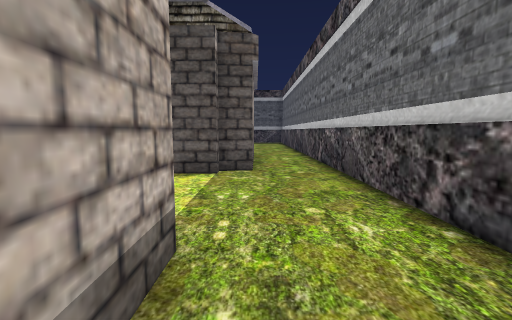
[1] (above)

24 first-person views from a walk through a 3-D level made in the Unity game engine. The camera is 1.2 m above the floor, tilts 6° down and sees 85° across. The floor is counted in squares, 1 m on a side. Each view is taken from the middle of a square. On the plan, view 1 faces up. The plan holds only what a view shows up to about 13 squares ahead; the rest is blank. The place goes on beyond the plan. The player character is not drawn. Some animated figures are not drawn. Some surface patterns are stand-ins.

[2]
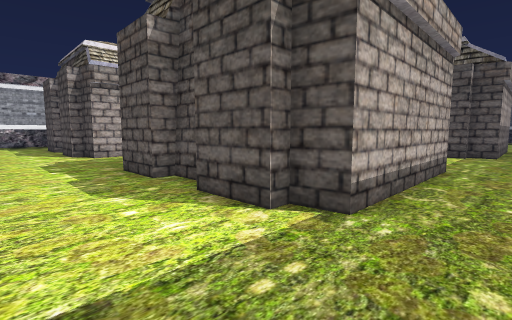

[3]
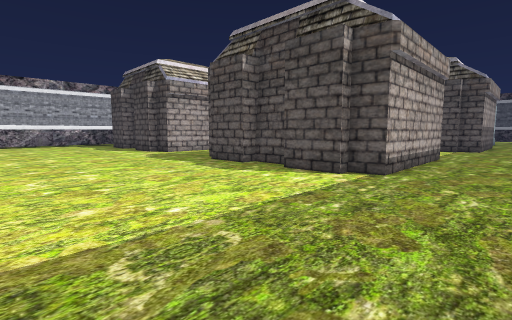

[4]
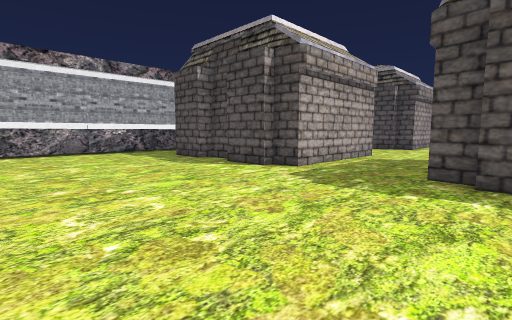

[5]
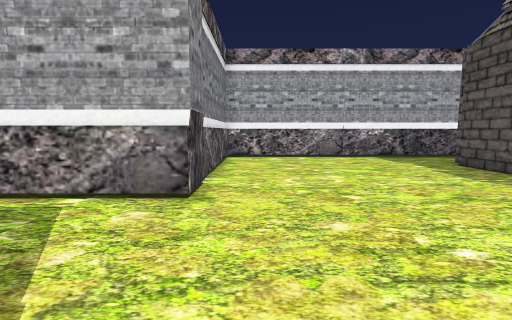

[6]
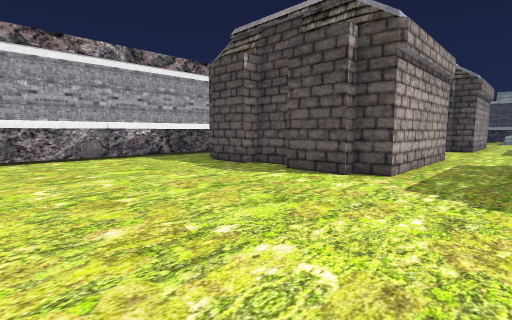

[7]
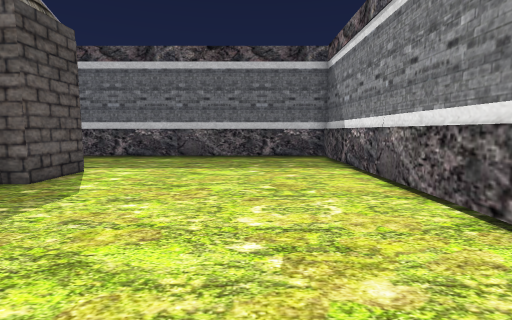

[8]
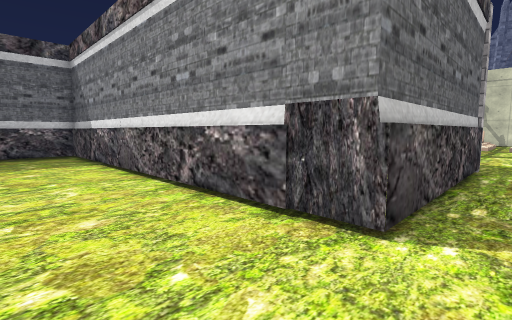

[9]
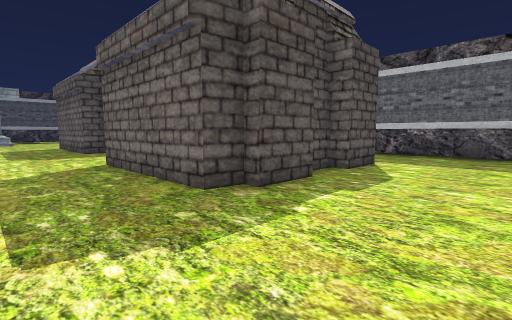

[10]
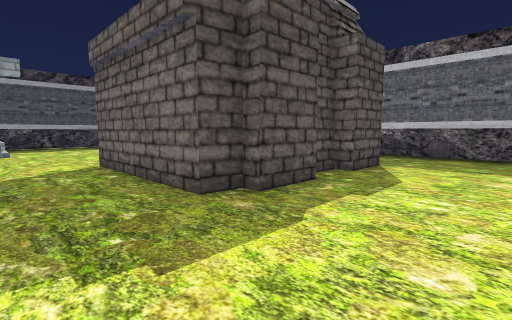

[11]
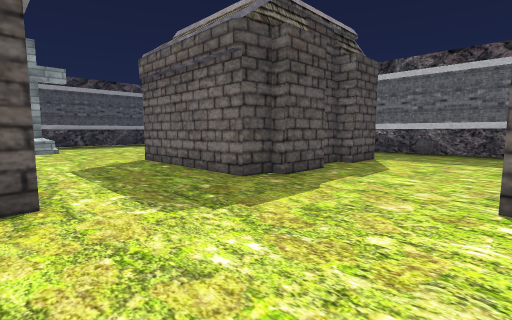

[12]
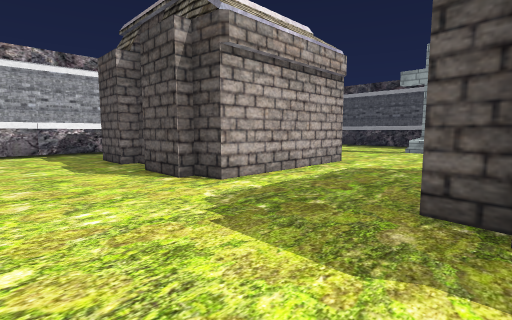

[13]
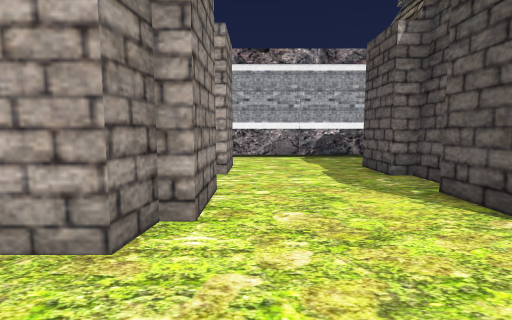

[14]
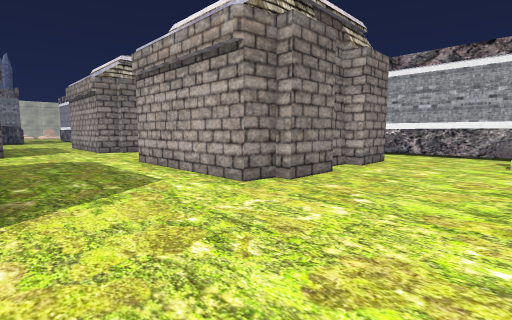

[15]
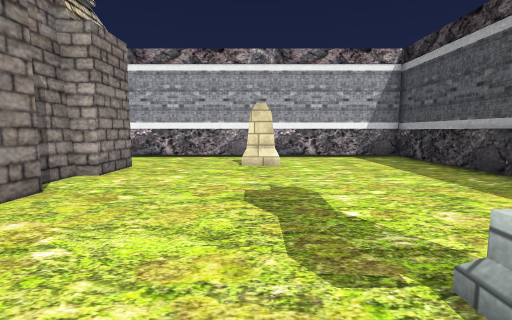

[16]
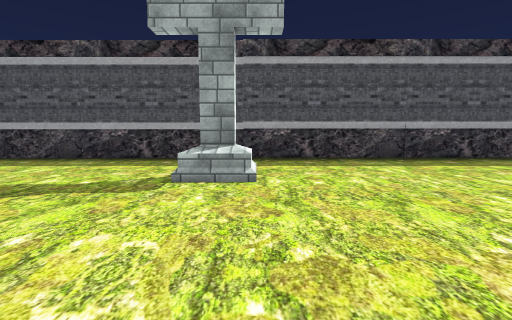

[17]
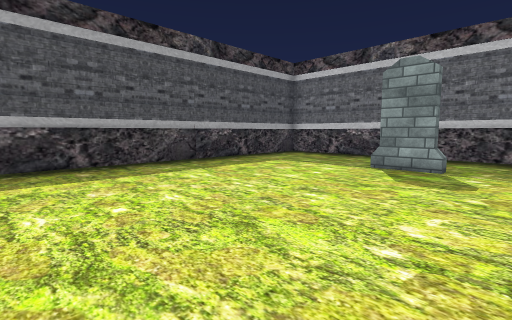

[18]
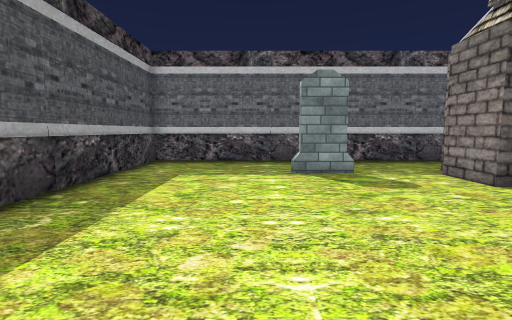

[19]
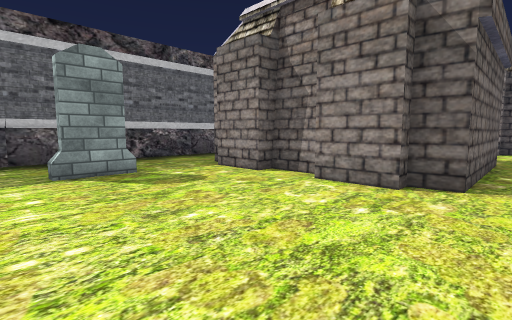

[20]
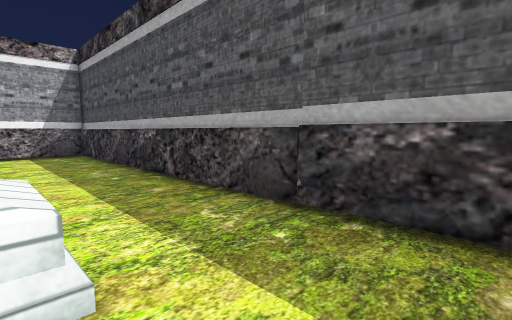

[21]
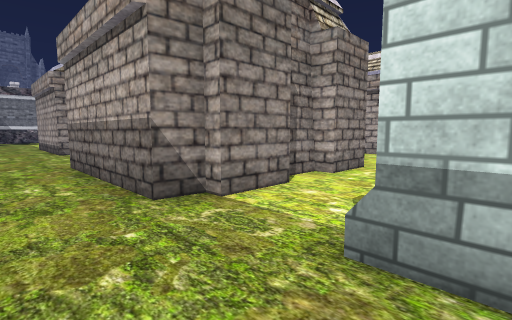

[22]
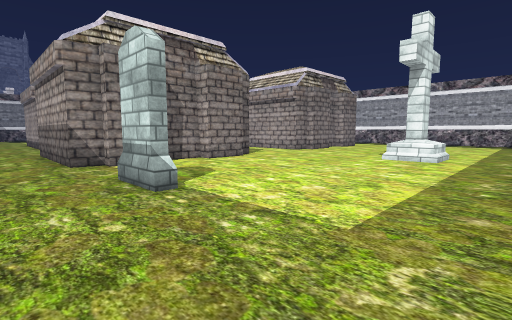

[23]
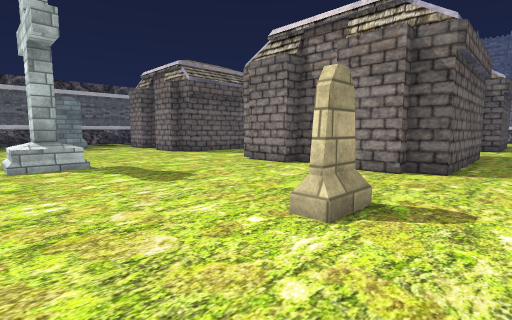

[24]
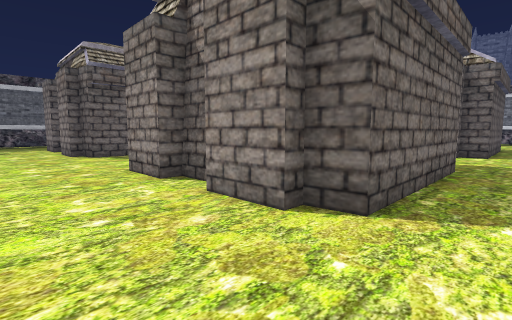

### Floor plan
Points are (right, up) in squares from view 1. A wall is a line through its corners. A room is listed if a view was taken in it or the views show most of it. See-through windows are left out.
Room 1 (views 1, 2, 3, 4, 5, 6, 7, 8, 9)
walls: (-10.9, -12) (2.3, -12) (2.3, -1.2); (-16, -3.2) (-17.6, -3.2) (-17.6, -3.9) (-19.6, -3.9); (-16.1, -12.2) (-14.8, -12.1) (-14.8, -15.5); (-16.4, -12) (-14.8, -12); (-10.9, -16.5) (-10.9, -12.1) (-9.6, -12); (-12.6, 2.6) (-12.6, -3.4) (-13.6, -3.5) (-13.6, -3.9) (-15.6, -3.9); (-20.6, 0.9) (-20.6, 2.6); (-0.8, 2.8) (-0.8, -3.3) (-1.8, -3.4) (-1.8, -3.9) (-3.8, -3.9) (-3.8, -3.2) (-5.8, -3.2) (-5.8, -3.9) (-7.8, -3.9) (-7.8, -3.4) (-8.8, -3.3) (-8.8, 2.8); (-22.7, -1.7) (-22.7, -12.2) (-16.6, -12.2)
ways out: opening at (-21.5, 2.5) to room 2; opening at (-11, 2) to room 2; opening at (1, 2) to room 2
Room 2 (views 10, 11, 12, 13, 14, 15, 16, 17, 18, 19, 20, 21, 22, 23, 24)
walls: (-5, 7.8) (-7.1, 7.8) (-7.1, 8.3) (-8.1, 8.4) (-8.1, 14.4) (-7.1, 14.5) (-7.1, 15) (-5.1, 15) (-5.1, 14.4) (-3.1, 14.4) (-3.1, 15) (-1.1, 15) (-1.1, 14.5) (-0.1, 14.4) (-0.1, 8.4) (-1.1, 8.3) (-1.1, 7.8) (-3.1, 7.8) (-3.1, 8.5) (-4.1, 8.5); (-16.2, 8.3) (-17.4, 8.3); (-17.4, 7.6) (-19.5, 7.6); (-20.4, 8.1) (-20.4, 14.2) (-19.4, 14.3) (-19.4, 14.8) (-17.4, 14.8) (-17.4, 14.1) (-15.4, 14.1) (-15.4, 14.8) (-13.4, 14.8) (-13.4, 14.3) (-12.4, 14.2) (-12.4, 8.2) (-13.4, 8.1) (-13.4, 7.6) (-15.5, 7.6); (-15.6, 3.2) (-13.6, 3.2) (-13.6, 2.7) (-12.6, 2.6); (-22.7, 9) (-22.7, 2.9); (-20.6, 2.6) (-19.6, 2.7) (-19.6, 3.2) (-17.6, 3.2); (-22.7, 25.5) (-22.7, 13.3); (2.3, 2.4) (2.3, 25.4) (-23, 25.4)
ways out: opening at (-21.5, 2.5) to room 1; opening at (-11, 2) to room 1; opening at (1, 2) to room 1
objects: tombstone (-20, 19); tombstone (-11, 21) to (-11, 22); tombstone (-1, 18) to (-1, 19)

Where each view was taken, in squares from view 1:
view 1: 0 up, 0 right, facing up
view 2: 7 down, 1 right, facing up-left
view 3: 11 down, 2 right, facing up-left
view 4: 11 down, 7 left, facing up-left
view 5: 11 down, 10 left, facing left
view 6: 11 down, 10 left, facing up-left
view 7: 9 down, 10 left, facing right
view 8: 9 down, 12 left, facing down-right
view 9: 8 down, 12 left, facing up-right
view 10: 4 up, 11 left, facing up-right
view 11: 3 up, 13 left, facing up-right
view 12: 4 up, 7 left, facing up-left
view 13: 4 up, 10 left, facing left
view 14: 19 up, 8 left, facing down-left
view 15: 19 up, 10 left, facing left
view 16: 14 up, 10 left, facing up
view 17: 16 up, 10 left, facing up-right
view 18: 21 up, 10 left, facing right
view 19: 21 up, 9 left, facing down-right
view 20: 22 up, 8 left, facing up-left
view 21: 19 up, 2 right, facing down-left
view 22: 25 up, 2 right, facing down-left
view 23: 23 up, 22 left, facing down-right
view 24: 18 up, 22 left, facing down-right
